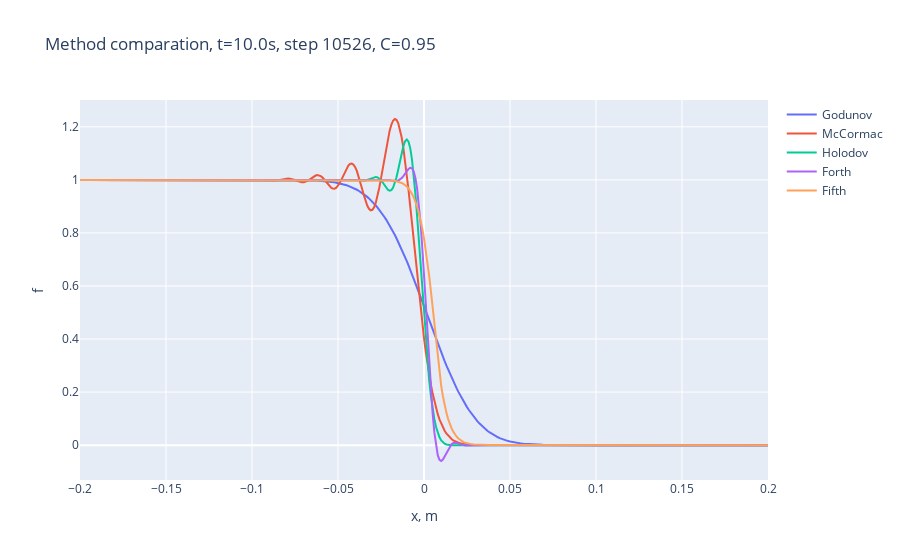

Notebook cell for this chart:
### Code cell
t = 10
index =  int(t / tau)
fig = go.Figure()
x = np.linspace(x_min, x_max, n_zero_x+n_ones_x)
for _y, _label in zip([godunov_out[index], mccormac_out[index], holodov_out[index],
                       forth_out[index], fifth_out[index]],
                      ['Godunov', 'McCormac', 'Holodov', 'Forth', 'Fifth']):
    fig.add_trace(go.Scatter(
        x=x,
        y=_y,
        name=_label
    ))
title = f'Method comparation, t={t:.1f}s, step {index}, C={c:.2f}'
fig.update_layout(
    title=title,
    xaxis_title='x, m',
    yaxis_title='f'
)
path = title.replace(',', '')
path = '__'.join(path.split(' '))
fig.write_html(f"results/{path}.html")
fig.write_image(f"results/{path}.png")
fig.show()

### Figure 1 — Plotly figure (JSON) as saved in the notebook; plotly's stock layout.template omitted (floating-point values rounded to 4 significant figures; data arrays with more than 128 entries replaced by an {"elided": "..."} marker saying what was removed)
{"data": [{"name": "Godunov", "type": "scatter", "x": {"elided": "401 float values"}, "y": {"elided": "401 float values"}}, {"name": "McCormac", "type": "scatter", "x": {"elided": "401 float values"}, "y": {"elided": "401 float values"}}, {"name": "Holodov", "type": "scatter", "x": {"elided": "401 float values"}, "y": {"elided": "401 float values"}}, {"name": "Forth", "type": "scatter", "x": {"elided": "401 float values"}, "y": {"elided": "401 float values"}}, {"name": "Fifth", "type": "scatter", "x": {"elided": "401 float values"}, "y": {"elided": "401 float values"}}], "layout": {"title": {"text": "Method comparation, t=10.0s, step 10526, C=0.95"}, "xaxis": {"title": {"text": "x, m"}}, "yaxis": {"title": {"text": "f"}}}}
